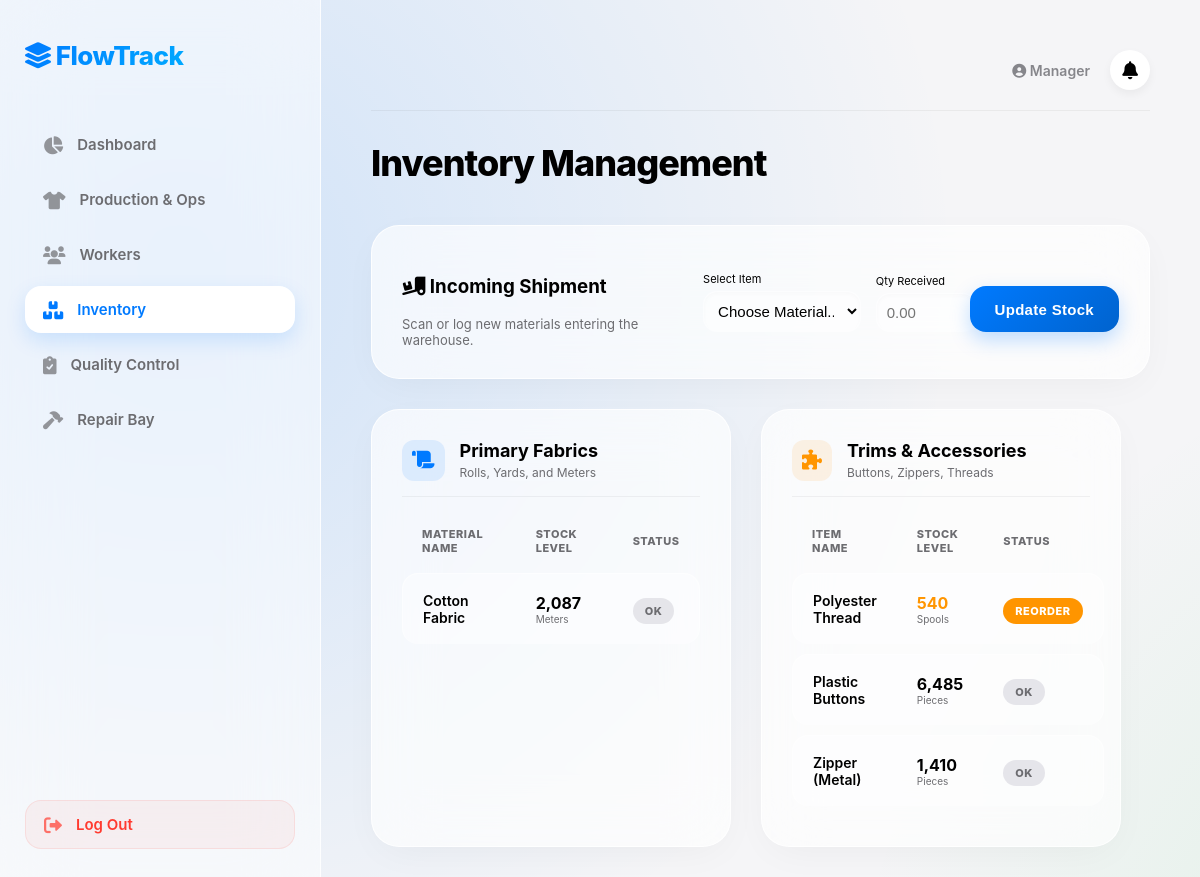
Page /inventory.php (signed in) on the earlier database version.
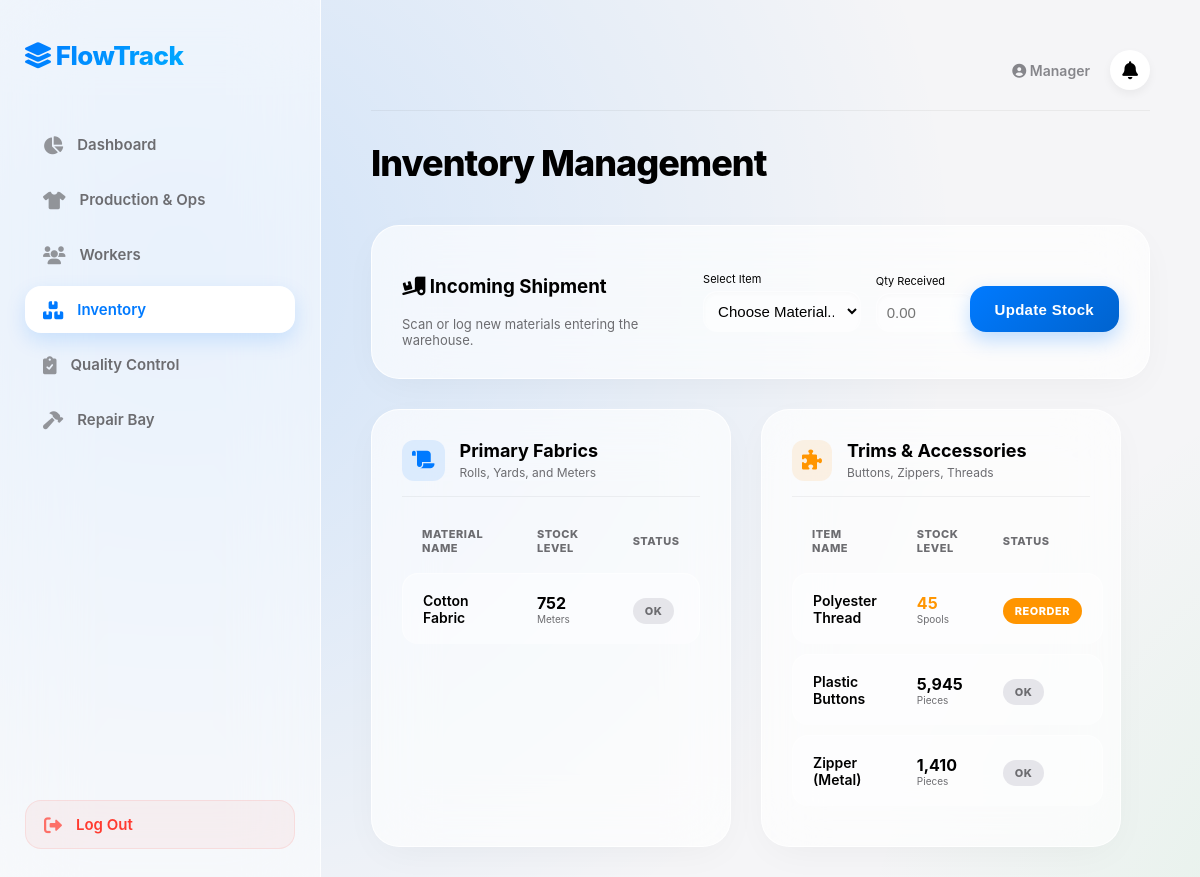
Same page on the later database version.
### tables this page shows
CREATE TABLE `material` (
  `Material_ID` int(11) NOT NULL,
  `Material_Name` varchar(100) NOT NULL,
  `Unit` varchar(20) DEFAULT NULL,
  `Current_Stock` decimal(10,2) DEFAULT 0.00,
  `Category` enum('Fabric','Trim') DEFAULT 'Fabric'
);

### inventory.php (the view, shortened to what the changed rows need)
<?php include 'layout_top.php';
?>
<h1>Inventory Management</h1>
<div class="grid-container">
    <div class="card" style="grid-column: span 1.5;">
        <table style="margin:0;">
            <thead>
                <tr style="font-size:11px; color:var(--text-secondary);">
                    <th>Material Name</th>
                    <th>Stock Level</th>
                    <th>Status</th>
                </tr>
            </thead>
            <tbody>
                <?php
                $res = $conn->query("SELECT * FROM Material WHERE Category='Fabric'");
                if($res->num_rows > 0) {
                    while($row = $res->fetch_assoc()) {
                        $stock = $row['Current_Stock'];
                        $color = 'var(--text-primary)';
                        $bg = 'transparent';
                        echo "<tr style='background:$bg;'>
                            <td style='font-weight:600;'>{$row['Material_Name']}</td>
                            <td>
                                <div style='font-size:16px; font-weight:700; color:$color;'>".number_format($stock)."</div>
                                <div style='font-size:10px; color:var(--text-secondary);'>{$row['Unit']}</div>
                            </td>
                            <td>";
                            if($stock < 500) echo "<span class='badge' style='background:var(--danger-red); color:white;'>Low</span>";
                            else echo "<span class='badge' style='background:#E5E5EA; color:var(--text-secondary);'>OK</span>";
                        echo "</td></tr>";
                    }
                } else {
                    echo "<tr><td colspan='3' style='text-align:center; padding:20px; color:#999;'>No fabrics found.</td></tr>";
                }
                ?>
            </tbody>
        </table>
    </div>
    <div class="card" style="grid-column: span 1.5;">
        <table style="margin:0;">
            <thead>
                <tr style="font-size:11px; color:var(--text-secondary);">
                    <th>Item Name</th>
                    <th>Stock Level</th>
                    <th>Status</th>
                </tr>
            </thead>
            <tbody>
                <?php
                $res = $conn->query("SELECT * FROM Material WHERE Category='Trim'");
                if($res->num_rows > 0) {
                    while($row = $res->fetch_assoc()) {
                        $stock = $row['Current_Stock'];
                        $color = 'var(--text-primary)';
                        if($stock < 1000) { $color = '#FF9500'; }
                        echo "<tr>
                            <td style='font-weight:600;'>{$row['Material_Name']}</td>
                            <td>
                                <div style='font-size:16px; font-weight:700; color:$color;'>".number_format($stock)."</div>
                                <div style='font-size:10px; color:var(--text-secondary);'>{$row['Unit']}</div>
                            </td>
                            <td>";
                            if($stock < 1000) echo "<span class='badge' style='background:#FF9500; color:white;'>Reorder</span>";
                            else echo "<span class='badge' style='background:#E5E5EA; color:var(--text-secondary);'>OK</span>";
                        echo "</td></tr>";
                    }
                } else {
                    echo "<tr><td colspan='3' style='text-align:center; padding:20px; color:#999;'>No trims found.</td></tr>";
                }
                ?>
            </tbody>
        </table>
    </div>
</div>

Differences in the rows shown:
changed material "Cotton Fabric": Current_Stock "2,087" → "752"
changed material "Polyester Thread": Current_Stock "540" → "45"
changed material "Plastic Buttons": Current_Stock "6,485" → "5,945"
